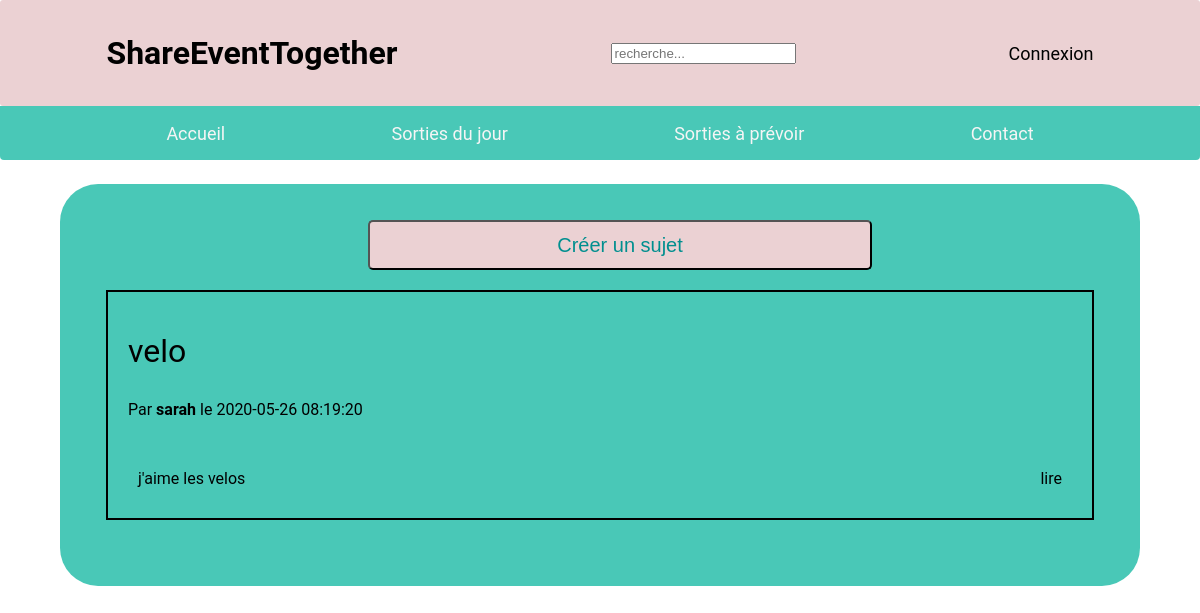
Before: /php/minichat.php with the older database file.
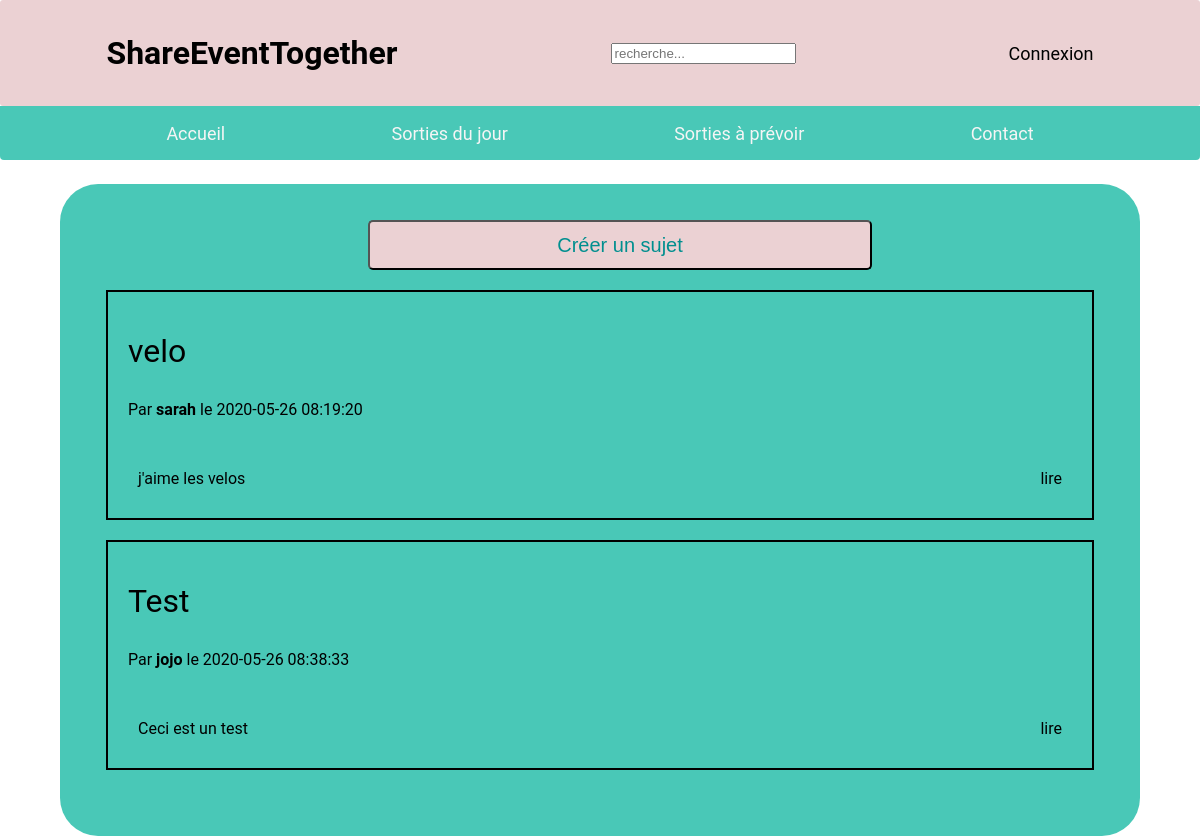
After: the same page with the newer database file.
### tables this page shows
CREATE TABLE `sujets_forum` (
  `id_sujet` int(11) NOT NULL,
  `nom_sujet` varchar(100) NOT NULL,
  `id_utilisateur` int(11) NOT NULL
);

CREATE TABLE `utilisateurs` (
  `id_utilisateur` int(11) NOT NULL,
  `prenom` varchar(100) NOT NULL,
  `nom` varchar(100) NOT NULL,
  `date_naissance` date NOT NULL,
  `adresse` varchar(250) NOT NULL,
  `code_postale` int(5) NOT NULL,
  `pays` varchar(100) NOT NULL,
  `telephone` int(10) NOT NULL,
  `mail` varchar(250) NOT NULL,
  `pseudo` varchar(100) NOT NULL,
  `mot_de_passe` varchar(255) NOT NULL,
  `type_utilisateur` varchar(50) NOT NULL,
  `ville` varchar(200) NOT NULL,
  `date_creation_utilisateur` datetime DEFAULT current_timestamp()
);

### php/minichat.php (the view, shortened to what this page needs)
<?php
require('../controllers/bdd.php');
?>
<!DOCTYPE html>
<html lang="fr">
<head>
    <link rel="stylesheet" href="../assets/css/forum.css"/>
</head>
<body>
<?php
if (isset($_SESSION['username'])) {
    require("headerConnect.php");
} else {
    require("headerDisconnect.php");
}
?>
<form method="post" action="../controllers/minichat_post.php" class="fond">
    <input type="submit" id="button" value="Créer un sujet" class="button_sujet">
    <div class="reponse">
        <?php
        $reponse = $bdd->query("SELECT sj.nom_sujet, m.message, sj.id_sujet, u.pseudo,m.date_message FROM sujets_forum as sj
left join utilisateurs as u
on sj.id_utilisateur = u.id_utilisateur
left join messages as m
on sj.id_sujet = m.id_sujet
GROUP BY sj.id_sujet
ORDER BY `m`.`date_message` ASC LIMIT 10");
        while ($donnees = $reponse->fetch() ) {
        echo '<div class="container_sujet">';
        echo '<div class="sujet">';
        echo $donnees['nom_sujet'];
        echo '</div>';
        echo '<div class="pseudo">';
        echo 'Par '. '<b>'.$donnees['pseudo'] .'</b>'.' le ' . $donnees['date_message'];
        echo '</div>';
        echo '<div class="contain_message">';
        echo '<div class="message">';
        echo $donnees['message'];
        echo '</div>';
        ?>
       <div class="right_div"> <a class="inputListOfEvent"
           href="page_forum.php?id_sujet= <?php echo $donnees['id_sujet']; ?>">lire</a>
       </div>
    </div>
    </div>
        <?php
}
        ?>
    </div>
</form>
</body>

### php/headerDisconnect.php (shortened to what this page needs)
<html>
<head>
    <link rel="stylesheet" href="../assets/css/headerConnect.css"/>
</head>
<header class="header">
    <div class="menuHaut">
        <h1 id="title"> ShareEventTogether</h1>
        <input id="search" type="text" placeholder="recherche...">
        <a id="connect" href="connect.php"> Connexion </a>
    </div>
    <div class="menuBas">
        <a href="index.php"> Accueil</a>
        <a href="sortieDuJour.php"> Sorties du jour</a>
        <a href="sortieAPrevoir.php"> Sorties à prévoir</a>
        <a href="contact.php"> Contact</a>
    </div>
</header>
</html>

### assets/css/forum.css (style rules this page uses)
body { margin: 0 !important; font-family: 'Roboto', sans-serif; }
.fond { display: flex; margin-left: 5%; margin-right: 5%; padding: 3%; background: rgba(23, 185, 163, 0.78) !important; border-radius: 38px; top: 195px; }
.fond { display: flex; flex-direction: column; margin-left: 5%; margin-right: 5%; background : rgba(23, 185, 163, 0.78) !important; border-radius: 38px; top: 195px; }
.fond div { padding: 20px 10px 10px 10px; }
.button_sujet { background-color: #EBD1D3; color: #008F8F; border-radius: 5px; cursor: pointer; margin: 0 0 0 40px; width: 50%; height: 50px; outline: 0; font-size: 20px; text-align: center; align-self: center; }
.container_sujet { border: solid black 2px; padding: 2%; margin-bottom: 2%; }
.right_div { text-align: right; }
.contain_message { display: flex; justify-content: space-between; }
.sujet { font-size: 2rem; }
.right_div a { text-decoration: none; color: black; }
.fond a { text-decoration: none; color: black; }

### assets/css/headerConnect.css (style rules this page uses)
body { margin: 0 !important; font-family: 'Roboto', sans-serif; }
header { margin-bottom: 2%; }
.menuHaut { display: flex; width: 100%; height: 106px; background : #EBD1D3 !important; border-radius: 3px; align-items: center; justify-content: space-around; }
.menuBas { display: flex; width: 100%; height: 54px; background : rgba(23, 185, 163, 0.78) !important; border-radius: 0px 0px 4px 4px; justify-content: space-evenly; align-items: center; }
.menuHaut a { text-decoration: none; color: black; font-size: large; }
.menuBas a { text-decoration: none; color: whitesmoke; font-size: large; }

Changed rows visible on the page:
added sujets_forum: nom_sujet "Test", id_utilisateur.pseudo "jojo", date_message "2020-05-26 08:38:33", message "Ceci est un test"
